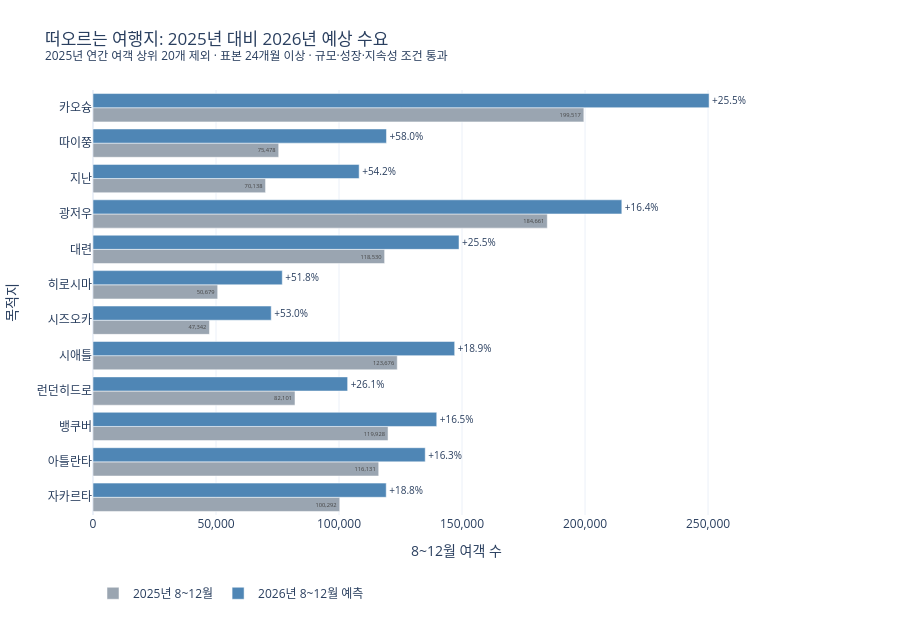

Notebook code cell kept with this figure:
### Code cell
# 차트: 기존 인기권을 제외한 성장 후보의 2025년 실적과 2026년 예측 수요를 비교한다.
plot_df = (emerging_candidates.head(12)
           .sort_values('예상증가인원').copy())
plot_df['전년표시'] = plot_df['전년동기_2025'].map(lambda v: f'{v:,.0f}')
plot_df['성장률표시'] = plot_df['예상증가율_%'].map(lambda v: f'+{v:.1f}%')
xmax = plot_df['예측_2026_8_12'].max()

fig = go.Figure()
fig.add_trace(go.Bar(y=plot_df['dest'], x=plot_df['전년동기_2025'],
                     name='2025년 8~12월', orientation='h',
                     marker_color='#9AA5B1', text=plot_df['전년표시'],
                     textposition='inside'))
fig.add_trace(go.Bar(y=plot_df['dest'], x=plot_df['예측_2026_8_12'],
                     name='2026년 8~12월 예측', orientation='h',
                     marker_color='#4F86B5', text=plot_df['성장률표시'],
                     textposition='outside', cliponaxis=False))

fig.update_layout(
    title=('떠오르는 여행지: 2025년 대비 2026년 예상 수요'
           '<br><sup>2025년 연간 여객 상위 20개 제외 · 표본 24개월 이상 · 규모·성장·지속성 조건 통과</sup>'),
    xaxis_title='8~12월 여객 수', yaxis_title='목적지',
    xaxis_tickformat=',', barmode='group',
    template=PLOTLY_TEMPLATE, height=620,
    margin={'l': 90, 'r': 80, 't': 90, 'b': 90},
    legend={'orientation': 'h', 'y': -0.15})

fig.update_xaxes(range=[0, xmax * 1.18])
fig.show(config={'displaylogo': False})

### Figure 1 — Plotly figure (JSON) as saved in the notebook; plotly's stock layout.template omitted (floating-point values rounded to 4 significant figures)
{"data": [{"marker": {"color": "#9AA5B1"}, "name": "2025년 8~12월", "orientation": "h", "text": ["100,292", "116,131", "119,928", "82,101", "123,676", "47,342", "50,679", "118,530", "184,661", "70,138", "75,478", "199,517"], "textposition": "inside", "type": "bar", "x": [100300.0, 116100.0, 119900.0, 82100.0, 123700.0, 47340.0, 50680.0, 118500.0, 184700.0, 70140.0, 75480.0, 199500.0], "y": ["자카르타", "아틀란타", "뱅쿠버", "런던히드로", "시애틀", "시즈오카", "히로시마", "대련", "광저우", "지난", "따이쭝", "카오슝"]}, {"cliponaxis": false, "marker": {"color": "#4F86B5"}, "name": "2026년 8~12월 예측", "orientation": "h", "text": ["+18.8%", "+16.3%", "+16.5%", "+26.1%", "+18.9%", "+53.0%", "+51.8%", "+25.5%", "+16.4%", "+54.2%", "+58.0%", "+25.5%"], "textposition": "outside", "type": "bar", "x": [119200.0, 135000.0, 139700.0, 103500.0, 147000.0, 72440.0, 76930.0, 148800.0, 215000.0, 108200.0, 119300.0, 250400.0], "y": ["자카르타", "아틀란타", "뱅쿠버", "런던히드로", "시애틀", "시즈오카", "히로시마", "대련", "광저우", "지난", "따이쭝", "카오슝"]}], "layout": {"barmode": "group", "height": 620, "legend": {"orientation": "h", "y": -0.15}, "margin": {"b": 90, "l": 90, "r": 80, "t": 90}, "title": {"text": "떠오르는 여행지: 2025년 대비 2026년 예상 수요<br><sup>2025년 연간 여객 상위 20개 제외 · 표본 24개월 이상 · 규모·성장·지속성 조건 통과</sup>"}, "xaxis": {"range": [0, 295500.0], "tickformat": ",", "title": {"text": "8~12월 여객 수"}}, "yaxis": {"title": {"text": "목적지"}}}}
